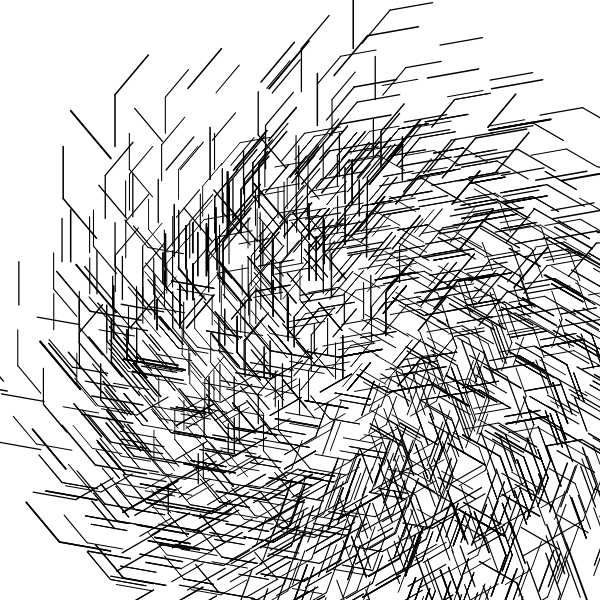
Frame 1 (no input)
Frame 60 (no input): identical to frame 1, image omitted
Frame 120 (the mouse pressed at the canvas centre since frame 60): identical to frame 1, image omitted

The p5.js sketch that drew this single still picture (run headless with seeded random() and noise() and a simulated clock; from frame 60 on, the mouse is pressed at the canvas centre):

// p5.js sketch
// ── sketch.js

let premise = 'F';
  let rules = {
    F: 'FfF+FfF[>fF]',
  }
let bigRule;


let length = 100;
let angle = 40;

function setup() {
  createCanvas(600, 600);
  angleMode(DEGREES);
  bigRule = resolveRules(premise, rules, 4);
  print(bigRule);
  
}

function draw() {
  background('white');
  stroke('black');
  strokeWeight(3);
  noFill();
  translate(width / 2, height / 2);
  rotate(-90);
  scale(0.3);

  drawShape(bigRule);
   // angle += 1;
  // length += 0.1;
}

function resolveRules(startRule, rules, depth) {
  let endRule = '';
  for (let currentLetter of startRule) {
    if (currentLetter in rules) {
      endRule += rules[currentLetter];
    } else {
      endRule += currentLetter;
    }
  }
  if (depth >= 1) {
    endRule = resolveRules(endRule, rules, depth - 1);
  }
  return endRule;
}


function drawShape(rule)  {
  for (let c of rule) {
    if (c === 'F') {
      line(0, 0, length, 0);
      translate(length, 0);
    } else if (c === 'R') {
      rect(0, 0, length*2, length*2);
      translate(length, length);
    } else if (c === 'D') {
      line(0, 0, length * 4, 0);
      translate(length*4, 0);
    } else if (c === 'f') {
      translate(0, length, 0);
    } else if (c === '+') {
      rotate(angle);
    } else if (c === '-') {
      rotate(-angle);
    } else if (c === '[') {
      push();
    } else if (c === ']') {
      pop();
    } else if (c === '>') {
      scale(1.2);
    } else if (c === '<') {
      scale(0.8);
   
    }
  }
}
